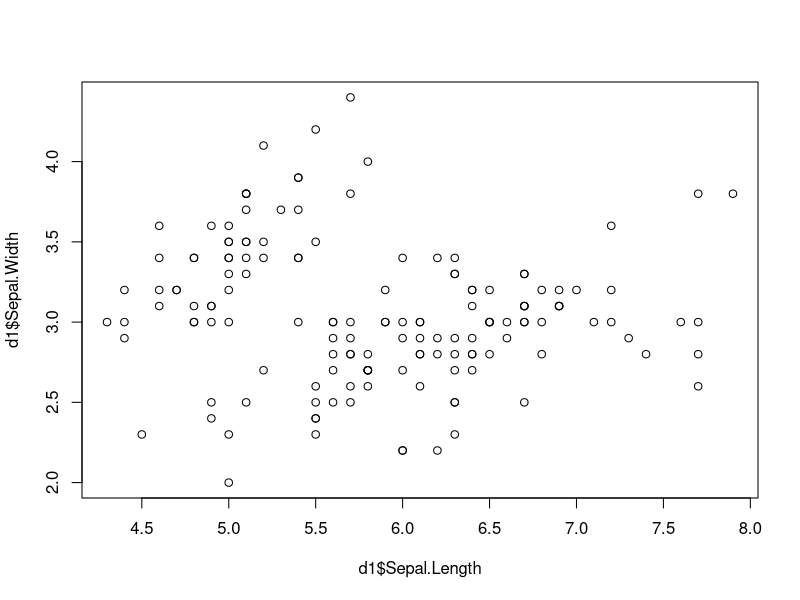
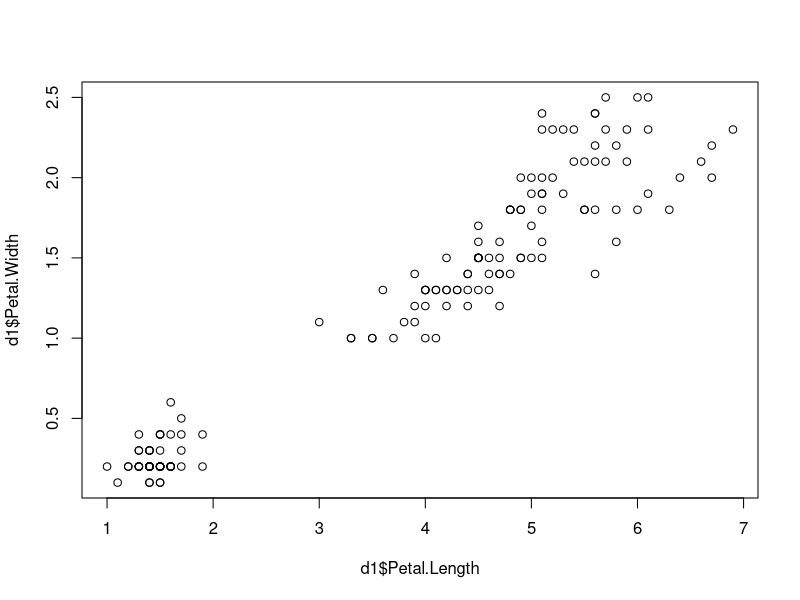
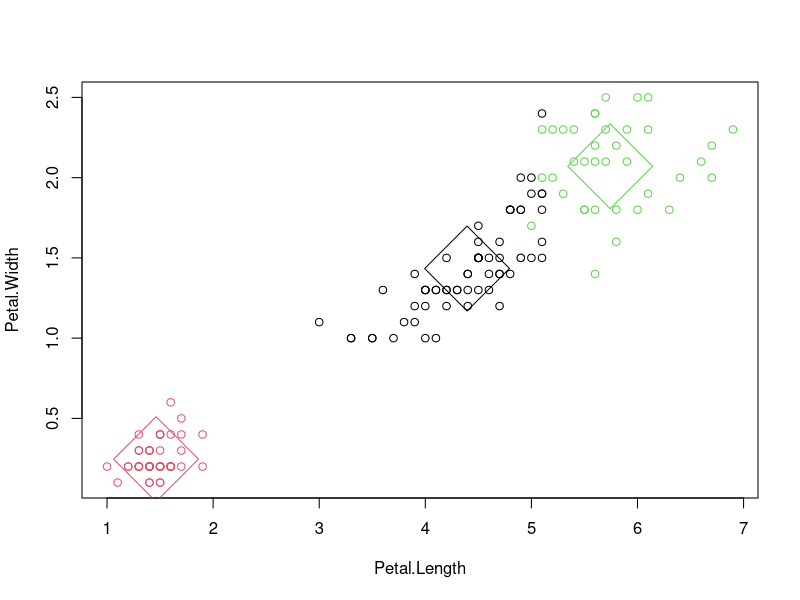

The R script that drew these images, in order:
iris_demo <- datasets::iris
class(iris_demo)
#Removing string value cols to make data unsupervised
d1 <- iris_demo[-5]
head(d1)

#Plotting
plot(d1$Sepal.Length,d1$Sepal.Width)
plot(d1$Petal.Length,d1$Petal.Width)

#Finding K means of iris dataset

iris_kmeans <- kmeans(d1,centers = 3)

#we can access specific values using $ and avalible components e.g $cluster etc

#Example finding clusters
iris_kmeans$cluster

#plotting by cluster

plot(d1[,c("Petal.Length","Petal.Width")],col = iris_kmeans$cluster)

#plotting with centroids

points(iris_kmeans$centers[,c("Petal.Length","Petal.Width")],col = 1:3,cex=8,pch = 5)

##  K medoids Algorithm  ##

#First we need to find Euclidean distance

euclidean_dist <- function(a,b){
  sqrt(sum((a-b)^2))
}

#Function to find medoid in cluster

find_medoid <- function(cluster_points){
  distances <- sapply(1:nrow(cluster_points),function(i){
    sum(sapply(1:nrow(cluster_points),function(j){
      euclidean_dist(cluster_points[i,],cluster_points[j,])
    }))
  })
  return(cluster_points[which.min(distances),,drop=FALSE])
}

# K medoids Algorithm
